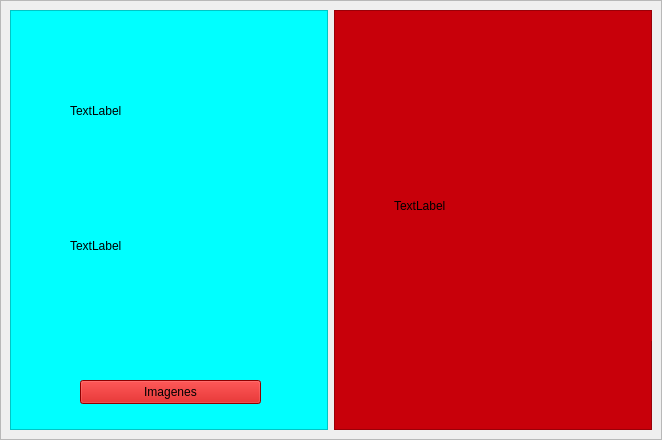
<?xml version="1.0" encoding="UTF-8"?>
<ui version="4.0">
 <class>MainWindow</class>
 <widget class="QMainWindow" name="MainWindow">
  <property name="geometry">
   <rect>
    <x>0</x>
    <y>0</y>
    <width>662</width>
    <height>440</height>
   </rect>
  </property>
  <property name="windowTitle">
   <string>MainWindow</string>
  </property>
  <widget class="QWidget" name="centralwidget">
   <property name="layoutDirection">
    <enum>Qt::LeftToRight</enum>
   </property>
   <layout class="QHBoxLayout" name="horizontalLayout">
    <property name="spacing">
     <number>0</number>
    </property>
    <property name="leftMargin">
     <number>0</number>
    </property>
    <property name="topMargin">
     <number>0</number>
    </property>
    <property name="rightMargin">
     <number>0</number>
    </property>
    <property name="bottomMargin">
     <number>0</number>
    </property>
    <item>
     <widget class="QFrame" name="principal">
      <property name="frameShape">
       <enum>QFrame::StyledPanel</enum>
      </property>
      <property name="frameShadow">
       <enum>QFrame::Raised</enum>
      </property>
      <property name="lineWidth">
       <number>1</number>
      </property>
      <layout class="QHBoxLayout" name="horizontalLayout_2">
       <item>
        <widget class="QFrame" name="imagenes">
         <property name="styleSheet">
          <string notr="true">background-color: rgb(0, 255, 255);</string>
         </property>
         <property name="frameShape">
          <enum>QFrame::StyledPanel</enum>
         </property>
         <property name="frameShadow">
          <enum>QFrame::Raised</enum>
         </property>
         <widget class="QPushButton" name="mostrar_img1">
          <property name="geometry">
           <rect>
            <x>70</x>
            <y>370</y>
            <width>181</width>
            <height>24</height>
           </rect>
          </property>
          <property name="styleSheet">
           <string notr="true">background-color: rgb(200,0,0)
</string>
          </property>
          <property name="text">
           <string>Imagenes</string>
          </property>
         </widget>
         <widget class="QLabel" name="mostrar_imagen1">
          <property name="geometry">
           <rect>
            <x>60</x>
            <y>50</y>
            <width>171</width>
            <height>101</height>
           </rect>
          </property>
          <property name="text">
           <string>TextLabel</string>
          </property>
         </widget>
         <widget class="QLabel" name="mostrar_imagen2">
          <property name="geometry">
           <rect>
            <x>60</x>
            <y>190</y>
            <width>171</width>
            <height>91</height>
           </rect>
          </property>
          <property name="text">
           <string>TextLabel</string>
          </property>
         </widget>
        </widget>
       </item>
       <item>
        <widget class="QFrame" name="resultado">
         <property name="styleSheet">
          <string notr="true">background-color: rgb(200,0,10)</string>
         </property>
         <property name="frameShape">
          <enum>QFrame::StyledPanel</enum>
         </property>
         <property name="frameShadow">
          <enum>QFrame::Raised</enum>
         </property>
         <widget class="QLabel" name="imagen_resultado">
          <property name="geometry">
           <rect>
            <x>60</x>
            <y>60</y>
            <width>341</width>
            <height>271</height>
           </rect>
          </property>
          <property name="text">
           <string>TextLabel</string>
          </property>
         </widget>
        </widget>
       </item>
      </layout>
     </widget>
    </item>
   </layout>
  </widget>
 </widget>
 <resources/>
 <connections/>
</ui>
